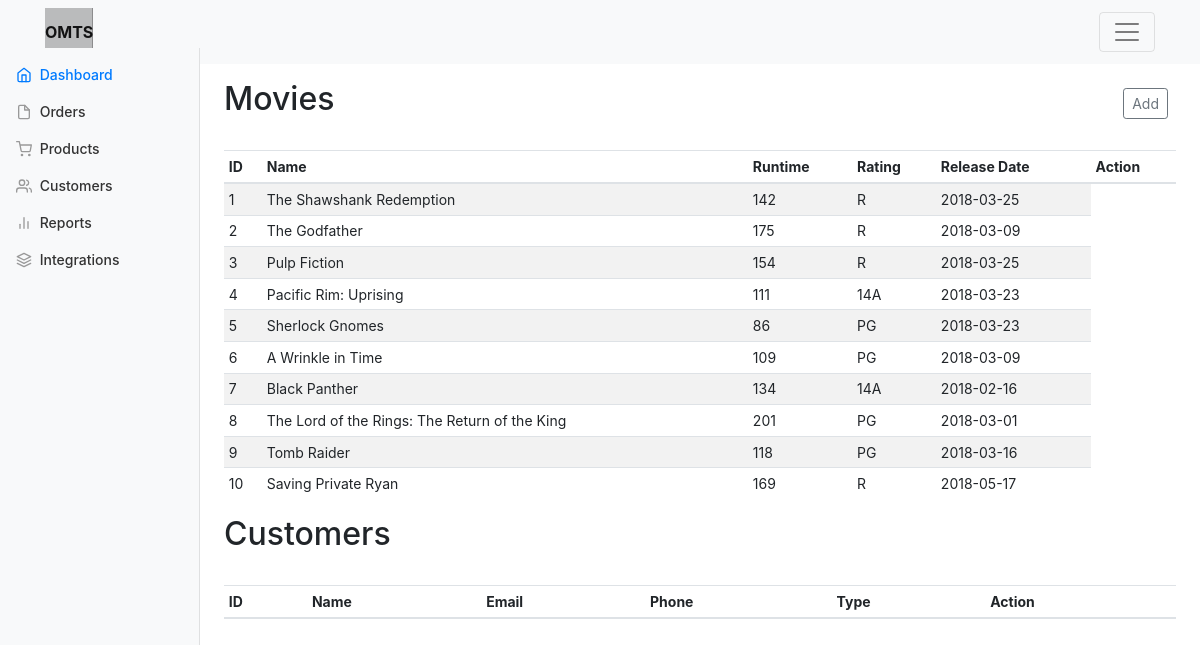
Page /admin/index.php (signed in) on the committed database.
### tables this page shows
CREATE TABLE `movie` (
  `MovieID` int(11) NOT NULL AUTO_INCREMENT,
  `Title` varchar(60) NOT NULL,
  `RunTime` int(11) NOT NULL,
  `Rating` enum('G','PG','14A','18A','R','A') NOT NULL,
  `Plot` text,
  `Director` varchar(100) NOT NULL,
  `Producer` varchar(100) NOT NULL,
  `SDate` date NOT NULL,
  `EDate` date NOT NULL,
  `SupplierID` int(11) NOT NULL,
  PRIMARY KEY (`MovieID`),
  KEY `SupplierID` (`SupplierID`),
  CONSTRAINT `movie_ibfk_1` FOREIGN KEY (`SupplierID`) REFERENCES `supplier` (`SupplierID`)
);

### admin/index.php (the view, shortened to what this page needs)
<!DOCTYPE html>
<html lang="en"><head>
    <link href="../css/bootstrap.css" rel="stylesheet">
    <link href="../css/dashboard.css" rel="stylesheet">
</head>
  <body>
    <?php include '../parts/menu.php'?>
    <div class="container-fluid">
      <div class="row">
        <nav class="col-md-2 d-none d-md-block bg-light sidebar">
          <div class="sidebar-sticky">
            <ul class="nav flex-column">
              <li class="nav-item">
                <a class="nav-link active" href="#top">
                  Dashboard <span class="sr-only">(current)</span>
                </a>
              </li>
              <li class="nav-item">
                <a class="nav-link" href="#">
                  Orders
                </a>
              </li>
              <li class="nav-item">
                <a class="nav-link" href="#">
                  Products
                </a>
              </li>
              <li class="nav-item">
                <a class="nav-link" href="#cust_list">
                  Customers
                </a>
              </li>
              <li class="nav-item">
                <a class="nav-link" href="#">
                  Reports
                </a>
              </li>
              <li class="nav-item">
                <a class="nav-link" href="#">
                  Integrations
                </a>
              </li>
            </ul>
          </div>
        </nav>
        <main id="top" role="main" class="col-md-9 ml-sm-auto col-lg-10 pt-3 px-4">
        <div id="mov_list">
          <div class="d-flex justify-content-between flex-wrap flex-md-nowrap align-items-center pb-2 mb-3">
            <h1 class="h2">Movies</h1>
            <div class="btn-toolbar mb-2 mb-md-0">
              <div class="btn-group mr-2">
                <button class="btn btn-sm btn-outline-secondary">Add</button>
              </div>
            </div>
          </div>
          <div class="table-responsive">
            <table class="table table-striped table-sm">
              <thead>
                <tr>
                  <th>ID</th>
                  <th>Name</th>
                  <th>Runtime</th>
                  <th>Rating</th>
                  <th>Release Date</th>
                  <th>Action</th>
                </tr>
              </thead>
              <tbody>
<?php
include '../lib/database.php';
$movies = $db->query('SELECT * from Movie');
while($movie = $movies->fetch()){
  echo "<tr><td>".$movie['MovieID']."</td><td>".$movie["Title"]."</td><td>".$movie["RunTime"]."</td><td>".$movie["Rating"]."</td><td>".$movie["SDate"]."</td></tr>";
};
?>
              </tbody>
            </table>
          </div>
          </div>
          <div id="cust_list">
          <div class="d-flex justify-content-between flex-wrap flex-md-nowrap align-items-center pb-2 mb-3 ">
            <h1 class="h2">Customers</h1>
          </div>
          <div class="table-responsive">
            <table class="table table-striped table-sm">
              <thead>
                <tr>
                  <th>ID</th>
                  <th>Name</th>
                  <th>Email</th>
                  <th>Phone</th>
                  <th>Type</th>
                  <th>Action</th>
                </tr>
              </thead>
            </table>
          </div>
          </div>
        </main>
      </div>
    </div>
</body></html>

### css/dashboard.css (style rules this page uses)
body { font-size: .875rem; }
.feather { width: 16px; height: 16px; vertical-align: text-bottom; }
.sidebar { position: fixed; bottom: 0; left: 0; z-index: 100; padding: 0; box-shadow: inset -1px 0 0 rgba(0, 0, 0, .1); }
.sidebar-sticky { position: -webkit-sticky; position: sticky; top: 48px; height: calc(100vh - 48px); padding-top: .5rem; overflow-x: hidden; overflow-y: auto; }
.sidebar .nav-link { font-weight: 500; color: #333; }
.sidebar .nav-link .feather { margin-right: 4px; color: #999; }
.sidebar .nav-link.active { color: #007bff; }
.sidebar .nav-link:hover .feather, .sidebar .nav-link.active .feather { color: inherit; }

### rows in the picture
movie: MovieID "1", Title "The Shawshank Redemption", RunTime "142", Rating "R", SDate "2018-03-25"
movie: MovieID "2", Title "The Godfather", RunTime "175", Rating "R", SDate "2018-03-09"
movie: MovieID "3", Title "Pulp Fiction", RunTime "154", Rating "R", SDate "2018-03-25"
movie: MovieID "4", Title "Pacific Rim: Uprising", RunTime "111", Rating "14A", SDate "2018-03-23"
movie: MovieID "5", Title "Sherlock Gnomes", RunTime "86", Rating "PG", SDate "2018-03-23"
movie: MovieID "6", Title "A Wrinkle in Time", RunTime "109", Rating "PG", SDate "2018-03-09"
movie: MovieID "7", Title "Black Panther", RunTime "134", Rating "14A", SDate "2018-02-16"
movie: MovieID "8", Title "The Lord of the Rings: The Return of the King", RunTime "201", Rating "PG", SDate "2018-03-01"
movie: MovieID "9", Title "Tomb Raider", RunTime "118", Rating "PG", SDate "2018-03-16"
movie: MovieID "10", Title "Saving Private Ryan", RunTime "169", Rating "R", SDate "2018-05-17"
